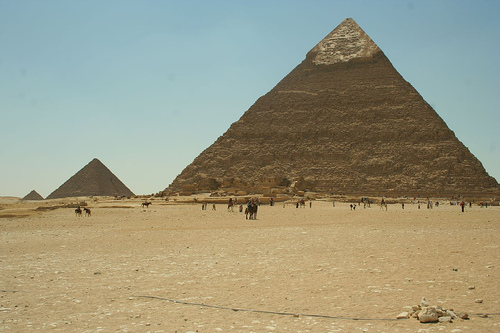
#> input picture Pyramid.jpg, 500 x 333 px
$ python 'dog算子.py'
#> lines starting #> are read from the running program, lines starting #| are printed output that depends on the picture
from skimage import data, color, filters
import numpy as np
import matplotlib.pyplot as plt
import cv2

gray_img = cv2.imread('Pyramid.jpg', 0)
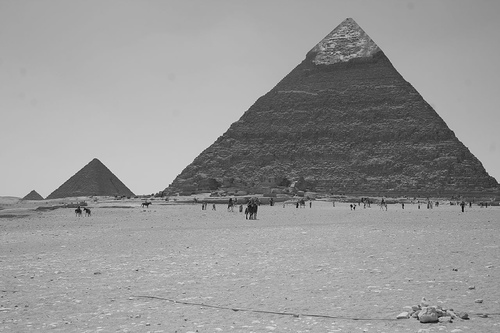
#> gray_img: shape (333, 500); min 4, max 226, mean 150.3

# 先对图像进行两次高斯滤波运算
gimg1 = filters.gaussian(gray_img, sigma=2)
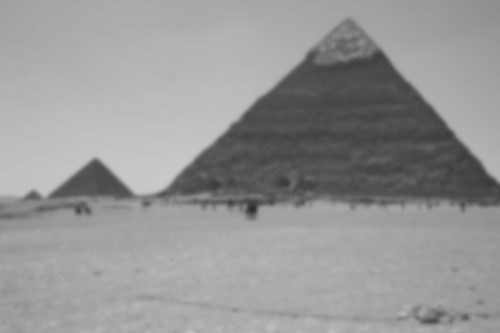
#> gimg1: shape (333, 500) float64; min 0.171, max 0.786, mean 0.59
gimg2 = filters.gaussian(gray_img, sigma=1.6 * 2)

# 两个高斯运算的差分
dimg = gimg2 - gimg1
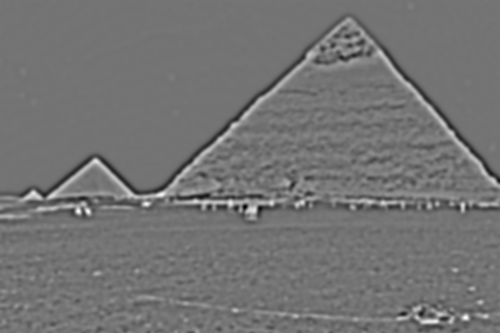
#> dimg: shape (333, 500) float64; min -0.0811, max 0.097, mean -6.43e-06; drawn with min black and max white

# 将差归一化
dimg /= 2

# cv2.imshow('', dimg)
# cv2.waitKey(0)
figure = plt.figure()
plt.subplot(141).set_title('original_img1')
plt.imshow(gray_img)
# cv2.imshow('gray_img',gray_img)
plt.subplot(142).set_title('LoG_img1')
plt.imshow(gimg1)
# cv2.imshow('gimg1',gimg1)
plt.subplot(143).set_title('LoG_img2')
plt.imshow(gimg2)
# cv2.imshow('gimg2',gimg2)
plt.subplot(144).set_title('DoG_edge')
plt.imshow(dimg, cmap='gray')
# cv2.imshow('dimg',dimg)
plt.show()
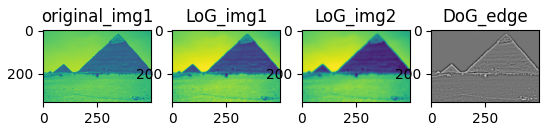
#> figure drawn by matplotlib, 4 panels
